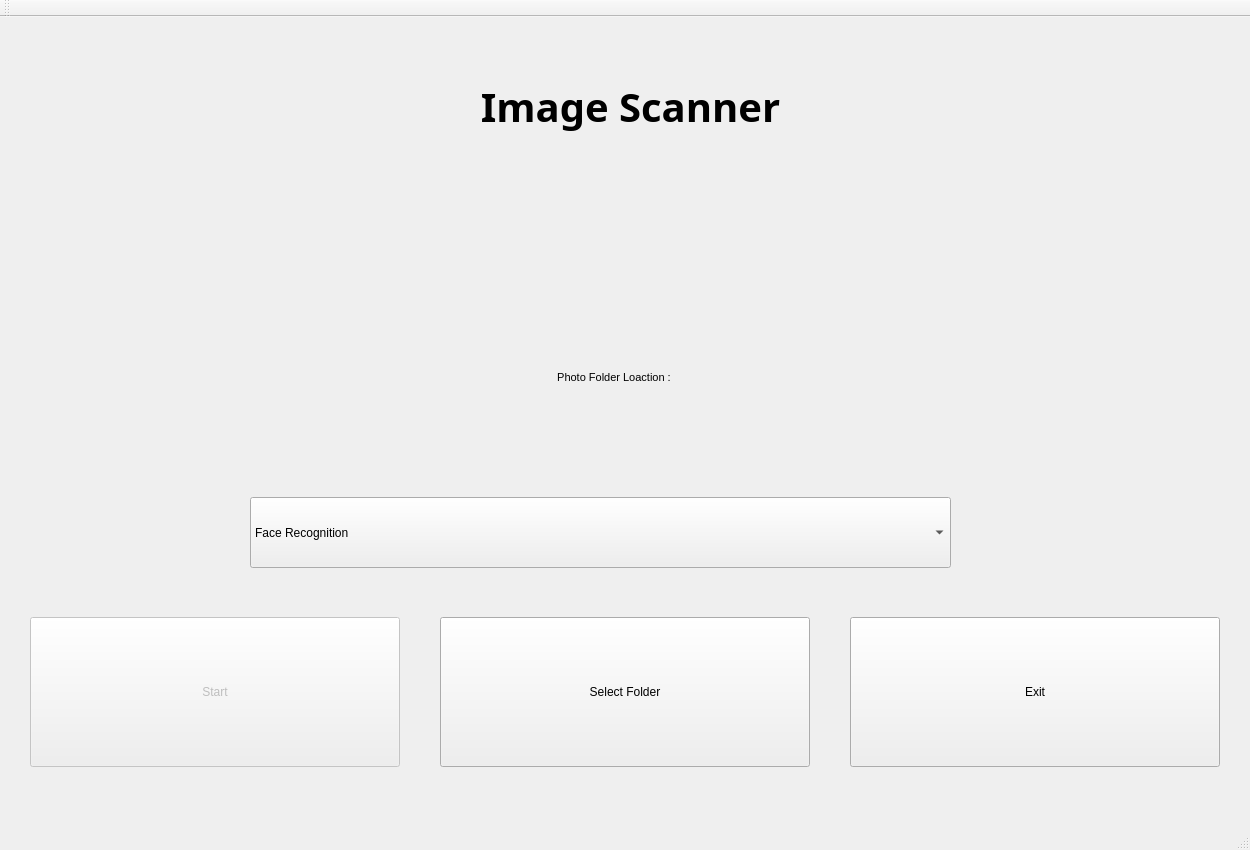
<?xml version="1.0" encoding="UTF-8"?>
<ui version="4.0">
 <class>QtGuiApplication1Class</class>
 <widget class="QMainWindow" name="QtGuiApplication1Class">
  <property name="geometry">
   <rect>
    <x>0</x>
    <y>0</y>
    <width>1250</width>
    <height>850</height>
   </rect>
  </property>
  <property name="windowTitle">
   <string>QtGuiApplication1</string>
  </property>
  <widget class="QWidget" name="centralWidget">
   <widget class="QPushButton" name="exitButton">
    <property name="geometry">
     <rect>
      <x>850</x>
      <y>600</y>
      <width>370</width>
      <height>150</height>
     </rect>
    </property>
    <property name="text">
     <string>Exit</string>
    </property>
   </widget>
   <widget class="QPushButton" name="startButton">
    <property name="enabled">
     <bool>false</bool>
    </property>
    <property name="geometry">
     <rect>
      <x>30</x>
      <y>600</y>
      <width>370</width>
      <height>150</height>
     </rect>
    </property>
    <property name="text">
     <string>Start</string>
    </property>
   </widget>
   <widget class="QPushButton" name="folderButton">
    <property name="geometry">
     <rect>
      <x>440</x>
      <y>600</y>
      <width>370</width>
      <height>150</height>
     </rect>
    </property>
    <property name="text">
     <string>Select Folder</string>
    </property>
   </widget>
   <widget class="QLabel" name="projectTitle">
    <property name="geometry">
     <rect>
      <x>70</x>
      <y>30</y>
      <width>1121</width>
      <height>241</height>
     </rect>
    </property>
    <property name="font">
     <font>
      <family>Yu Gothic</family>
      <pointsize>30</pointsize>
      <weight>75</weight>
      <bold>true</bold>
     </font>
    </property>
    <property name="text">
     <string>&lt;html&gt;&lt;head/&gt;&lt;body&gt;&lt;p&gt;Image Scanner&lt;/p&gt;&lt;p&gt;&lt;br/&gt;&lt;/p&gt;&lt;/body&gt;&lt;/html&gt;</string>
    </property>
    <property name="alignment">
     <set>Qt::AlignCenter</set>
    </property>
   </widget>
   <widget class="QLabel" name="locationLabel">
    <property name="geometry">
     <rect>
      <x>40</x>
      <y>330</y>
      <width>1151</width>
      <height>61</height>
     </rect>
    </property>
    <property name="font">
     <font>
      <pointsize>8</pointsize>
      <weight>50</weight>
      <bold>false</bold>
     </font>
    </property>
    <property name="text">
     <string>Photo Folder Loaction : &lt;None&gt;</string>
    </property>
    <property name="alignment">
     <set>Qt::AlignCenter</set>
    </property>
   </widget>
   <widget class="QComboBox" name="comboBox">
    <property name="geometry">
     <rect>
      <x>250</x>
      <y>480</y>
      <width>701</width>
      <height>71</height>
     </rect>
    </property>
    <item>
     <property name="text">
      <string>Face Recognition</string>
     </property>
    </item>
    <item>
     <property name="text">
      <string>Tire Detection</string>
     </property>
    </item>
    <item>
     <property name="text">
      <string>Shape Detection</string>
     </property>
    </item>
    <item>
     <property name="text">
      <string>Color Detection</string>
     </property>
    </item>
    <item>
     <property name="text">
      <string>License Plate Reader</string>
     </property>
    </item>
   </widget>
  </widget>
  <widget class="QMenuBar" name="menuBar">
   <property name="geometry">
    <rect>
     <x>0</x>
     <y>0</y>
     <width>1250</width>
     <height>47</height>
    </rect>
   </property>
  </widget>
  <widget class="QToolBar" name="mainToolBar">
   <attribute name="toolBarArea">
    <enum>TopToolBarArea</enum>
   </attribute>
   <attribute name="toolBarBreak">
    <bool>false</bool>
   </attribute>
  </widget>
  <widget class="QStatusBar" name="statusBar"/>
 </widget>
 <layoutdefault spacing="6" margin="11"/>
 <resources>
  <include location="GUI.qrc"/>
 </resources>
 <connections/>
</ui>
